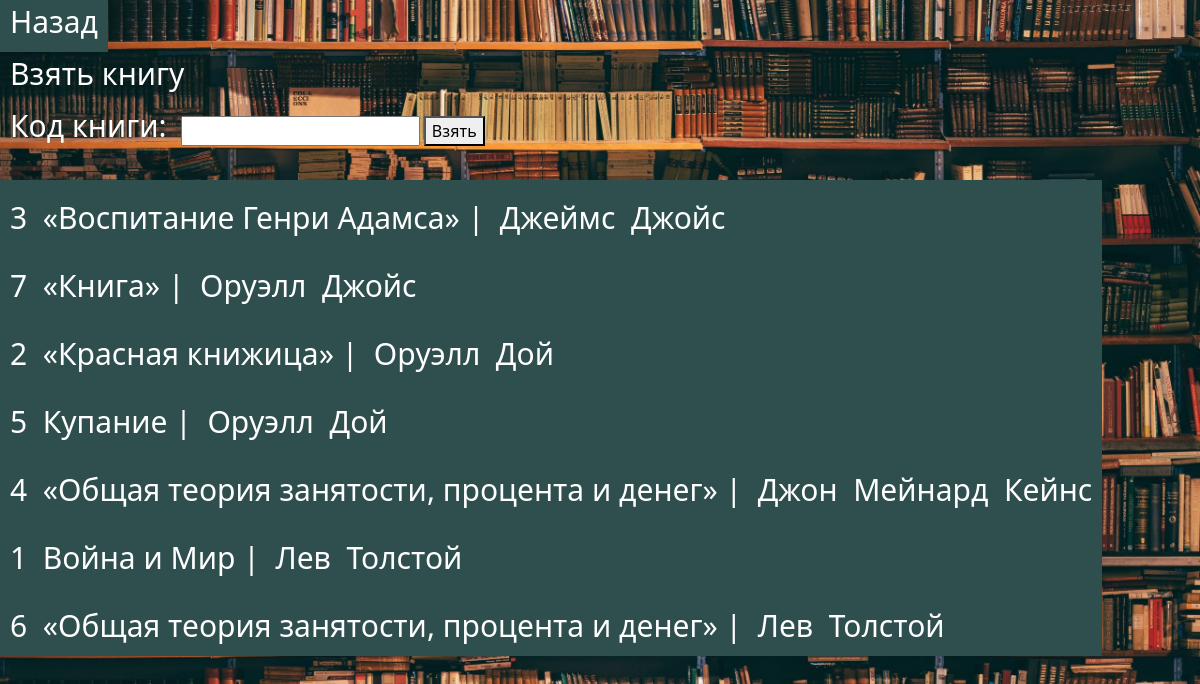
The page /home/books1/ on the database its author committed.
### entry/models.py (models this page shows, shortened)
class Book(models.Model):
    book_name = models.CharField(max_length=60, null=True, blank=True)
    author_name = models.CharField(max_length=20, null=True, blank=True)
    author_surname = models.CharField(max_length=20, null=True, blank=True)
    author_patronymic = models.CharField(max_length=20, null=True, blank=True)
    user = models.ForeignKey(Lib_User, on_delete=models.SET_DEFAULT, default=Lib_User.objects.get(name='admin').id, )

### home/views.py (the view)
# urls.py: path('books<int:user_pk>/', views.books, name='books'),
def books(request, user_pk):
    admin = models.Lib_User.objects.get(name='admin').id
    library_books = models.Book.objects.all().filter(user=admin).order_by('author_surname')
    user = models.Lib_User.objects.get(id=user_pk)
    context = {
        'books': library_books,
        'user_pk': user_pk,
        'user': user
    }
    return render(request, 'home_app/books_list.html', context)

### home/templates/home_app/books_list.html (shortened to what this page needs)
{% extends "base.html" %}
{% block page_content %}
<button type="button" class="navbar-toggler">
    <a class="navbar-brand" href="{% url 'home_page' pk=user_pk %}"><h3>Назад<br></h3></a>
</button>
{% if user.name != 'admin' %}
<h3>Взять книгу</h3>
<form method="POST" action="{% url 'book_take' %}">
    <label for="book_number"><h3>Код книги: </h3></label>
    <input type="text" id="book_number" name="book_number" required>
    <button type="submit">Взять</button>
</form>
<br>
{% endif %}
<div style="background-color: DarkSlateGray; position: absolute;">
    {% for book in books %}
    <h1>{{ book.name }}</h1>
    <h3>
        {{ book.id}}&nbsp
        {{ book.book_name}}&nbsp|&nbsp
        {% if book.author_name %}
        {{ book.author_name}}&nbsp
        {% endif %}
        {% if book.author_surname %}
        {{ book.author_surname}}&nbsp
        {% endif %}
        {% if book.author_patronymic %}
        {{ book.author_patronymic}}
        {% endif %}
        <br>
    </h3>
    {% endfor %}
</div>
{% endblock %}

### rows shown on the page
Book: id "3", book_name "«Воспитание Генри Адамса»", author_name "Джеймс", author_surname "Джойс"
Book: id "7", book_name "«Книга»", author_name "Оруэлл", author_surname "Джойс"
Book: id "2", book_name "«Красная книжица»", author_name "Оруэлл", author_surname "Дой"
Book: id "5", book_name "Купание", author_name "Оруэлл", author_surname "Дой"
Book: id "4", book_name "«Общая теория занятости, процента и денег»", author_name "Джон", author_surname "Мейнард", author_patronymic "Кейнс"
Book: id "1", book_name "Война и Мир", author_name "Лев", author_surname "Толстой"
Book: id "6", book_name "«Общая теория занятости, процента и денег»", author_name "Лев", author_surname "Толстой"
